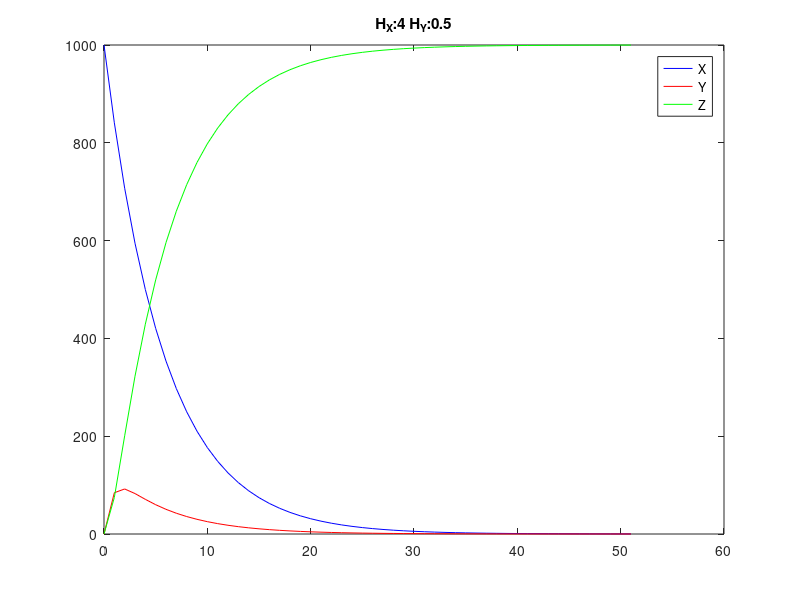

Here is the MATLAB script that generated this plot:
%%CO02 Gareth Everton

tic %Start MATLAB timer

%Exercise 4: Nulcear Decay

function [x, y, z] = evaluateDecayEvent(t, aX, aY, x0)
    x = x0 * exp(-aX * t);
    if aX == aY
        y = x0 * aY * t * exp(-aY * t);
    else
        y = x0 * aX * ((exp(-aX * t) - exp(-aY * t)) / (aY - aX));
    end
    z = x0 - x- y;
end

function [t, x, y, z]  = executeNuclearDecay(tF, dt, tX, tY, x0)
    aX = log(2)/tX;
    aY = log(2)/tY;
    count = ceil(tF/dt) + 1;
    t = zeros(1,count);
    x = zeros(1,count);
    y = zeros(1,count);
    z = zeros(1,count);
    x(1) = x0;
    for i = 1 : count
        [x(i+1), y(i+1), z(i+1)] = evaluateDecayEvent(i * dt, aX, aY, x0);
        t(i+1) = i * dt;
    end
end

function [x, y, z] = nuclearDecayStep(x, y, z, dt, ax, ay)
    px = 1 - exp(-ax * dt);
    py = 1 - exp(-ay * dt);
    dx = 0;
    dy = 0;
    for i = 1 : x
        if px > rand()
            dx = dx + 1;
        end
    end
    for j = 1 : y
        if py > rand()
            dy = dy + 1;
        end
    end
    z = z + dy;
    y = y + dx - dy;
    x = x - dx;
end


%Start of Main block 

fileID = fopen('GE_CO02_Output_EX4.csv', 'w'); %open File for data output

%HALF_LIFE_X = input("Half life of element X (Years): ");
%HALF_LIFE_Y = input("Half life of element Y (Years): ");

HALF_LIFE_X = 2;
HALF_LIFE_Y = 16;

[t, x, y, z] = executeNuclearDecay(50, 1, HALF_LIFE_X, HALF_LIFE_Y, 1000); %Run the first nuclear decay with analytical solutions

%Output Data to file
fprintf(fileID, '%s', ["t, x, y, z",newline]);
for i = 1 : length(t)
    fprintf(fileID, '%s', [num2str(t(i)), ', ', num2str(x(i), 3), ', ', num2str(y(i), 3), ', ', num2str(z(i), 3), newline]);
end


%Plot X,Y,Z on a graph to visualise data for the analytical solution
plot(t, x, 'b-');
hold on;
plot(t, y, 'r-');
plot(t, z, 'g-');
hold off;
legend("X", "Y", "Z");

fclose(fileID);
READ_COEFF = true;

if READ_COEFF == true
    data = load('GE_CO02_Input_EX4.csv');
    HX = data(:,1);
    HY = data(:,2);

    for j = 1:length(HX)
        filePath = strcat('GE_CO02_Output_EX4_',num2str(i),'.csv');
        fileID = fopen(filePath, 'w');

        [t, x, y, z] = executeNuclearDecay(50, 1, HX(j), HY(j), 1000); %Run the first nuclear decay with analytical solutions

        %Output Data to file
        fprintf(fileID, '%s', ["t, x, y, z",newline]);
        for i = 1 : length(t)
            fprintf(fileID, '%s', [num2str(t(i)), ', ', num2str(x(i), 3), ', ', num2str(y(i), 3), ', ', num2str(z(i), 3), newline]);
        end


        %Plot X,Y,Z on a graph to visualise data for the analytical solution
        plot(t, x, 'b-');
        hold on;
        plot(t, y, 'r-');
        plot(t, z, 'g-');
        hold off;
        pltTitle = strcat('H_X: ', num2str(HX(j)), ' H_Y: ', num2str(HY(j)));
        title(pltTitle);
        legend("X", "Y", "Z");

        pause(3);
    end
end


pause(10);

RENDER = false;
if RENDER ==true

    %Now for the animation / time step probabilistic approach


    %Initialise variables
    ax = log(2) / HALF_LIFE_X;
    ay = log(2) / HALF_LIFE_Y;
    STEP = 0.1;
    N = 50;
    x = 1000;
    y = 0;
    z = 0;

    %And execute loop N / step times, in this case 500 times
    for i = 1 : N / STEP
        [x, y, z] = nuclearDecayStep(x, y, z, STEP, ax, ay); %Run the decay probabilites on current population values;

        %plot on a graph
        bar(i * STEP, [x, y, z], "stacked");

        xleg = "X: " + num2str(x);
        yleg = "Y: " + num2str(y);
        zleg = "Z: " + num2str(z);
        legend(xleg, yleg, zleg);

        %Add the pause to control animation speed
        pause(0.005);
    end
end


fclose(fileID);

timeVal = toc;
disp(["Time Elapsed: ", timeVal]) %Print Time Elapsed



